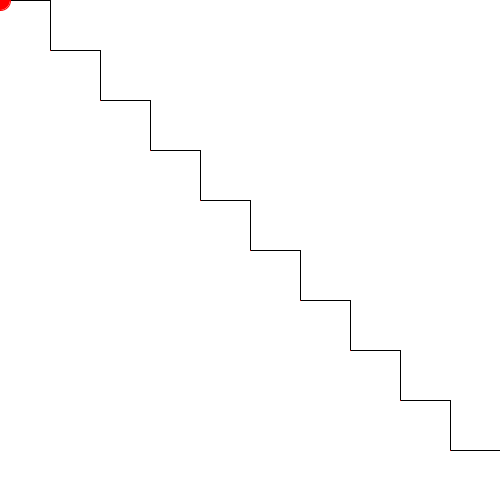
Frame 1 (no input)
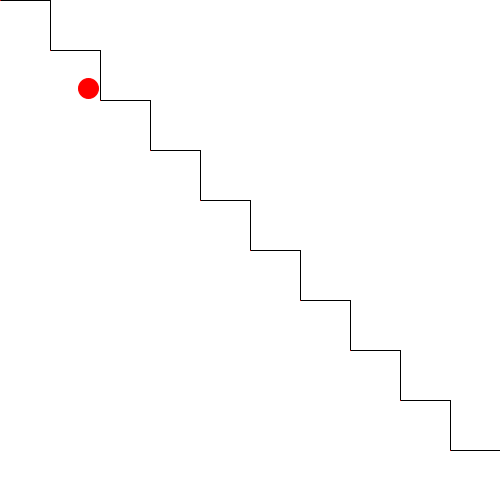
Frame 60 (the mouse pressed at the canvas centre just before this capture)
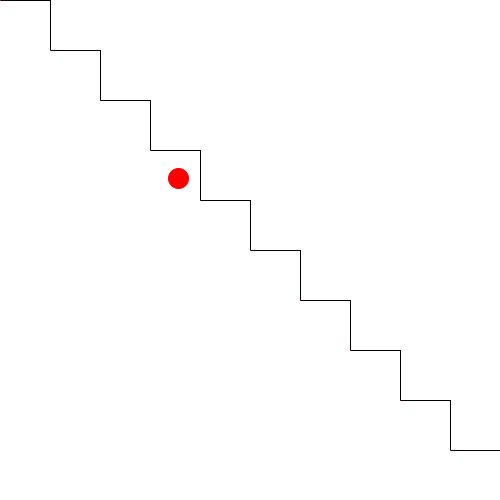
Frame 120 (the mouse held since frame 60 and released just before this capture)

The Processing sketch that drew these frames (run headless with seeded random() and noise(); from frame 60 on, the mouse is pressed at the canvas centre):

// Processing sketch: ejercicio_21
// ── ejercicio_21.pde

float xInicial = 0; 
float yInicial = 0; 
float anchoEscalon = 50; 
float altoEscalon = 50; 


float pelotaX = xInicial; 
float pelotaY = yInicial; 
float radioPelota = 10; 
float velocidadPelota = 1.5; 

void setup() {
    size(500, 500);
}

void draw() {
    background(255); 

   
    float x = xInicial;
    float y = yInicial;

    
    while (x <= width && y <= height) {
     
        stroke(0); 
        line(x, y, x + anchoEscalon, y);     
        line(x + anchoEscalon, y, x + anchoEscalon, y + altoEscalon);      
        stroke(255, 0, 0);
        point(x, y); 
        point(x + anchoEscalon, y + altoEscalon); 

        x += anchoEscalon;
        y += altoEscalon;
    }

    // Dibujar la pelota en color rojo
    fill(255, 0, 0);
    ellipse(pelotaX, pelotaY, radioPelota * 2, radioPelota * 2);

 
    pelotaY += velocidadPelota * altoEscalon / anchoEscalon;
    pelotaX += velocidadPelota;

   
    if (pelotaX > width || pelotaY > height) {
        pelotaX = xInicial;
        pelotaY = yInicial;
    }
}
